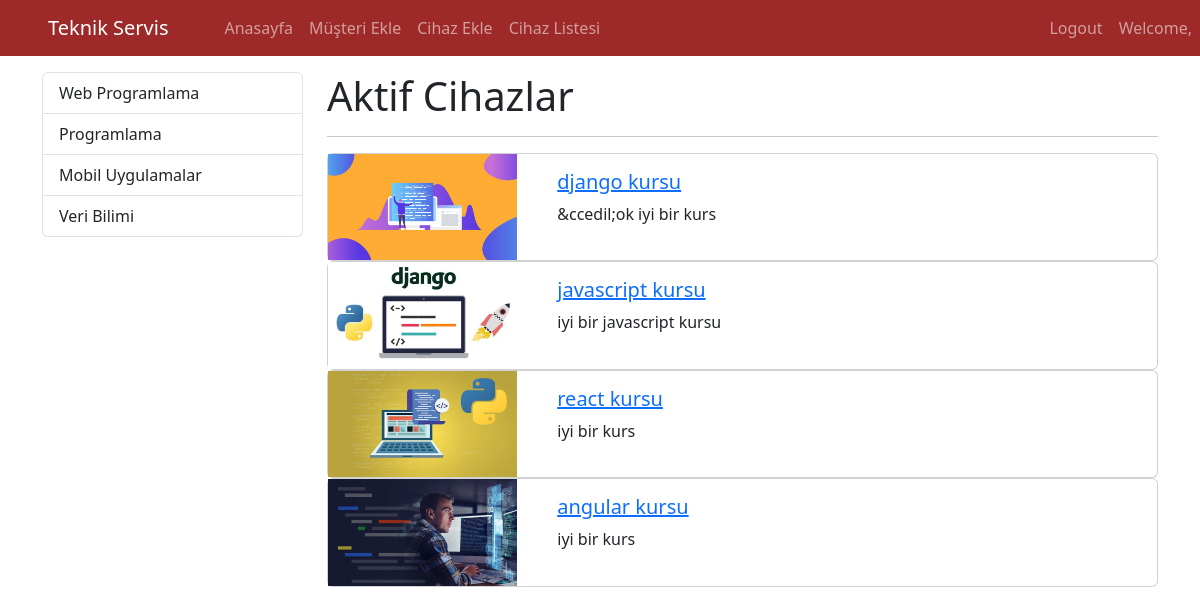
The app's page / (signed in), older data.
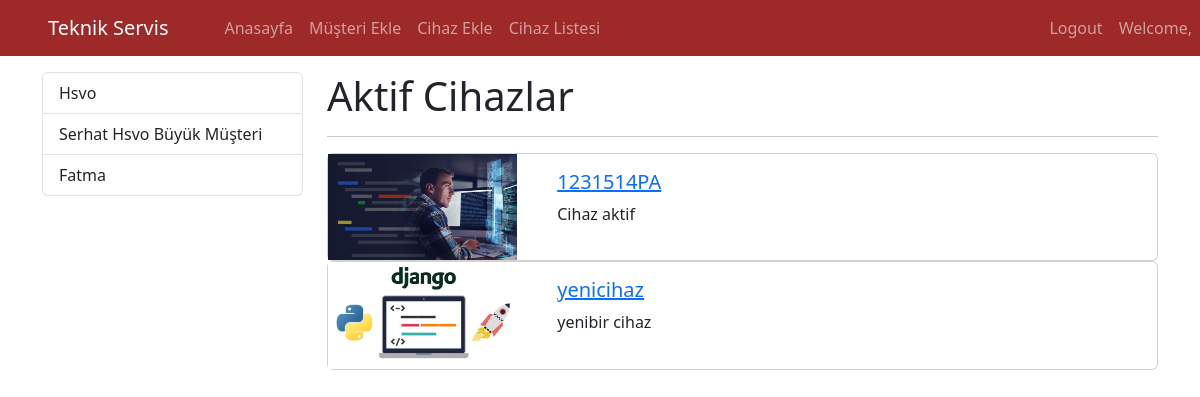
The same page, newer data.
### blog/models.py (models this page shows, shortened)
class Category (models.Model):
    name = models.CharField (max_length=150)
    mail = models.EmailField(max_length=254, default="mail")
    telefon = models.CharField(null=False, blank=False, unique=True, max_length=11, default="telefon")
    adres = models.CharField (max_length=150, default="adres", blank=True)
    slug = models.SlugField(null=False, blank=True,unique=True, db_index=True,editable=False)

class Blog (models.Model):
    title = models.CharField(max_length=200)
    image = models.ImageField(upload_to="blogs")
    description = RichTextField()
    is_active = models.BooleanField(default=False)
    is_home = models.BooleanField(default=False)
    slug = models.SlugField(null=False, blank=True, unique=True, db_index=True, editable=False)
    categories = models.ForeignKey(Category, null=True,blank=True, on_delete=models.DO_NOTHING)

### blog/views.py (the view)
# urls.py: path('', views.index, name="home"),
def index (request):
    if not request.user.is_authenticated:
       return redirect("login")
    context = {
        "blogs" : Blog.objects.filter(is_home=True, is_active=True),
        "categories" : Category.objects.all()
    }
    return render (request, "blog/index.html", context)

### blog/templates/blog/index.html (shortened to what this page needs)
{% extends "base.html" %}
{% load static %}
{%block css_files%}
   <link rel="stylesheet" href="{% static 'blog/css/style.css' %}">
 {% endblock %}
{% block content %}
<div class="container mt-3">
  <div class="row">
      <div class="col-3">
      {% include 'partials/_categories.html' %}
      </div>
      <div class="col-9">
         <h1>Aktif Cihazlar</h1>
         <hr>
        {% for blog in blogs %}
          {%if blog.is_home %}
            {% include 'blog/partials/_blog.html' %}
          {% endif %}
        {%endfor%}
      </div>
  </div>
</div>
{% endblock %}

### templates/partials/_categories.html
<div class="list-group">
{% for category in categories %}
    {% if category.slug == selected_category %}
        <a class="list-group-item list-group-action active"
            href="{% url 'blogs_by_category' category.slug %}">
            {{ category.name|title }}
        </a>
    {% else %}
    <a class="list-group-item list-group-action" href="{% url 'blogs_by_category' category.slug %}">{{ category.name|title }}</a>
    {% endif %}
    {% endfor %}
</div>

### blog/templates/blog/partials/_blog.html (shortened to what this page needs)
{%load static%}
<div class="card md-3">
    <div class="row">
        <div class="col-md-3">
            <img src="{{ blog.image.url }}" alt="" class="img-fluid">
            </div>
        <div class="col-9">
            <div class="card-body">
                <h5 class="card-title">
                    <a href="{% url 'blog_details' blog.slug %}">
                   {{blog.title}}</a>
                </h5>
                <p class="card-text">{{blog.description|striptags|slice:"0:50"}}</p>
            </div>
        </div>
    </div>
</div>

Row changes from the older to the newer data that the page shows:
removed Category: name "Web Programlama"
removed Category: name "Programlama"
removed Category: name "Mobil Uygulamalar"
removed Category: name "Veri Bilimi"
removed Blog: image (picture), title "django kursu", description "&ccedil;ok iyi bir kurs"
removed Blog: image (picture), title "javascript kursu", description "iyi bir javascript kursu"
removed Blog: image (picture), title "react kursu", description "iyi bir kurs"
removed Blog: image (picture), title "angular kursu", description "iyi bir kurs"
added Category: name "Hsvo"
added Category: name "Serhat Hsvo Büyük Müşteri"
added Category: name "Fatma"
added Blog: image (picture), title "1231514PA", description "Cihaz aktif"
added Blog: image (picture), title "yenicihaz", description "yenibir cihaz"
